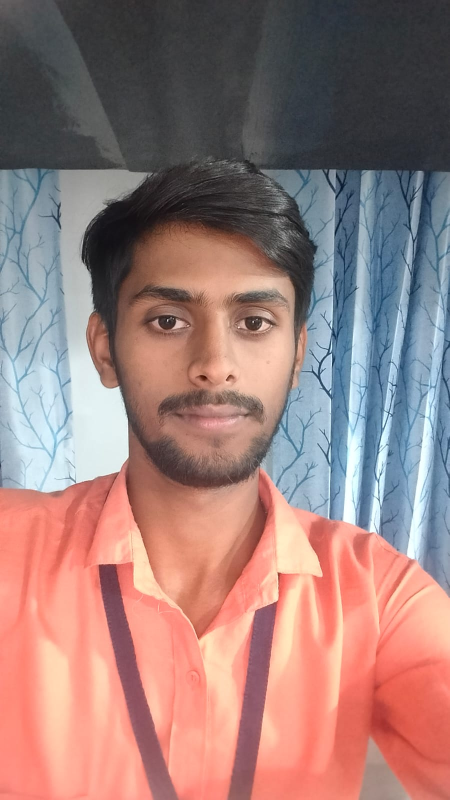
#> input picture face-service/photo1.jpg, 899 x 1599 px (shown at 1/2 size)
$ python -i image_utils.py   (imports and definitions only)   (older library calls are emulated)
#> lines starting #> are read from the running program, lines starting #| are printed output that depends on the picture
#> further down, picture is the input picture: shape (1599, 899, 3); mean B, G, R 122.1, 125.4, 157
import cv2
import numpy as np


def preprocess_image(image: np.ndarray, target_size: tuple = (224, 224)) -> np.ndarray:
    """Preprocess image for model input"""
    # Resize
    resized = cv2.resize(image, target_size, interpolation=cv2.INTER_AREA)

    # Normalize
    normalized = resized.astype(np.float32) / 255.0

    return normalized


def enhance_image(image: np.ndarray) -> np.ndarray:
    """Enhance image quality"""
    # Convert to LAB
    lab = cv2.cvtColor(image, cv2.COLOR_BGR2LAB)
#> lab: shape (1599, 899, 3); mean of channels 0, 1, 2 140.9, 140.5, 135.2
    l, a, b = cv2.split(lab)
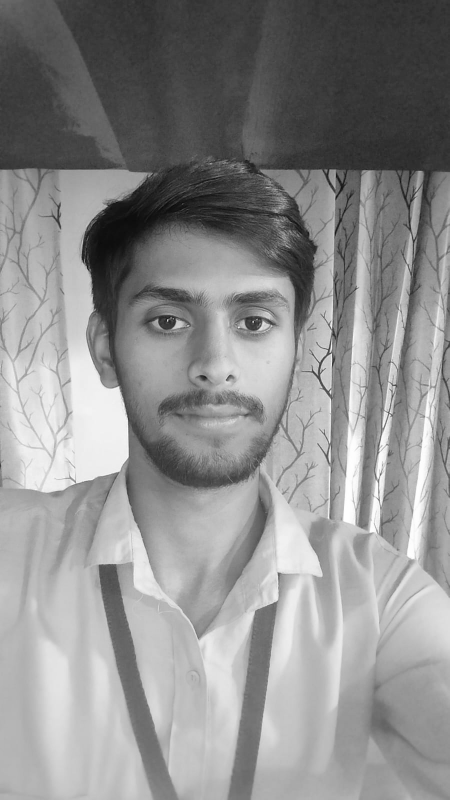
#> l: shape (1599, 899) (shown at 1/2 size); min 3, max 255, mean 140.9
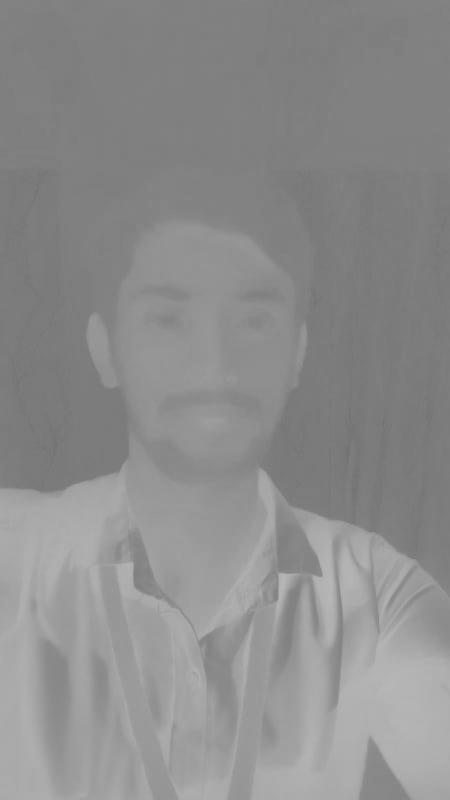
#> a: shape (1599, 899) (shown at 1/2 size); min 113, max 183, mean 140.5

    # Apply CLAHE to L channel
    clahe = cv2.createCLAHE(clipLimit=2.0, tileGridSize=(8, 8))
    l_enhanced = clahe.apply(l)
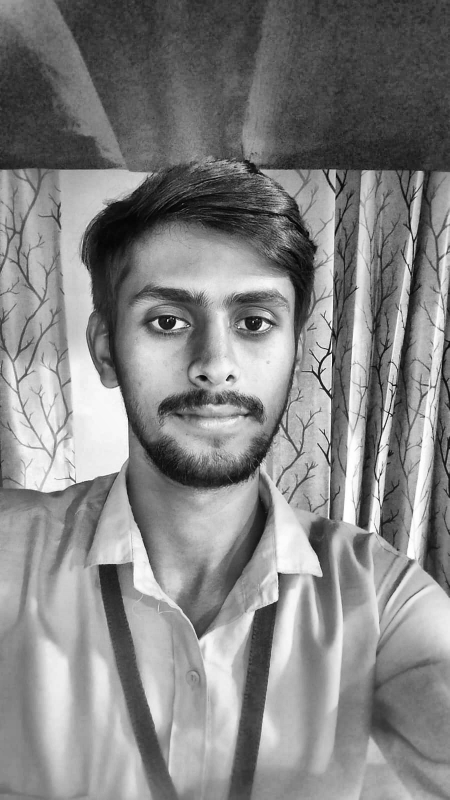
#> l_enhanced: shape (1599, 899) (shown at 1/2 size); min 1, max 255, mean 131.7

    # Merge and convert back
    lab_enhanced = cv2.merge([l_enhanced, a, b])
#> lab_enhanced: shape (1599, 899, 3); mean of channels 0, 1, 2 131.7, 140.5, 135.2
    enhanced = cv2.cvtColor(lab_enhanced, cv2.COLOR_LAB2BGR)
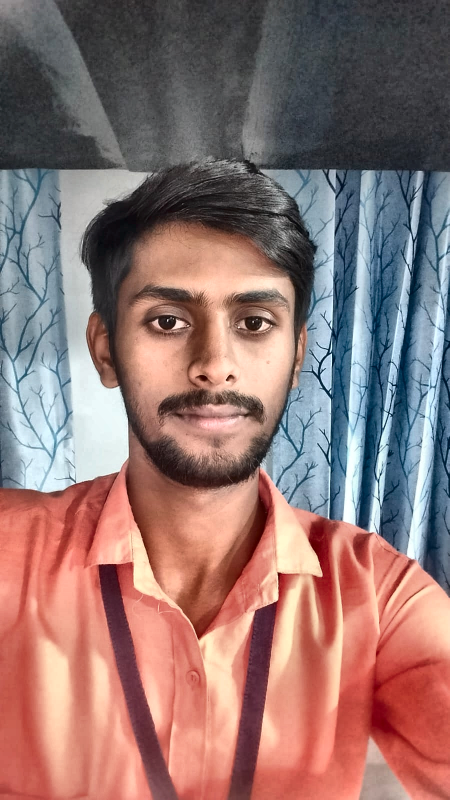
#> enhanced: shape (1599, 899, 3) (shown at 1/2 size); mean B, G, R 113.4, 116.2, 146.1

    return enhanced


def calculate_blur_score(image: np.ndarray) -> float:
    """Calculate image blur score using Laplacian variance"""
    gray = cv2.cvtColor(image, cv2.COLOR_BGR2GRAY)
    laplacian = cv2.Laplacian(gray, cv2.CV_64F)
    score = laplacian.var()
    return score

>>> import cv2
>>> picture = cv2.imread('../../photo1.jpg')
>>> result = enhance_image(picture)

$ run again, on face-service/photo2.jpg
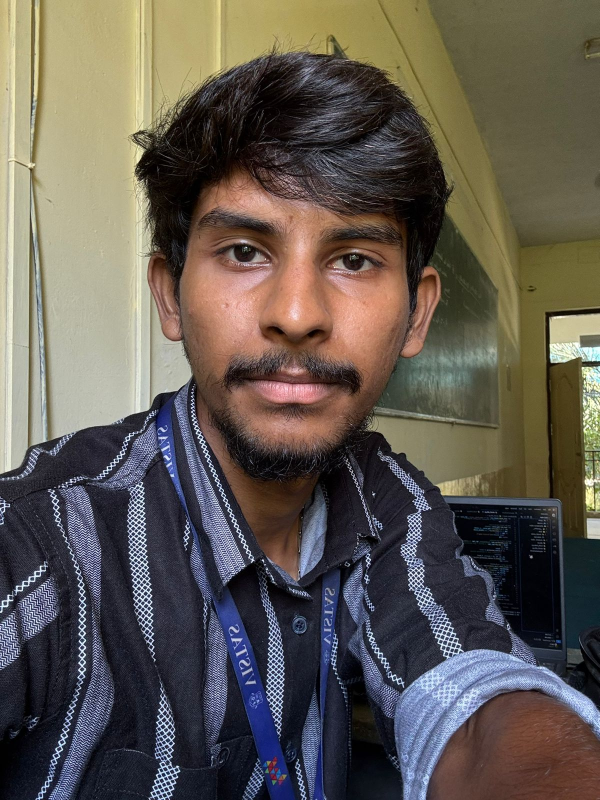
#> input picture face-service/photo2.jpg, 1200 x 1600 px (shown at 1/2 size)
#> picture is the input picture: shape (1600, 1200, 3); mean B, G, R 81.7, 89.7, 96.8
#> lab: shape (1600, 1200, 3); mean of channels 0, 1, 2 95.6, 130.5, 133.3
#> in enhance_image, `l_enhanced = clahe.apply(l)`:
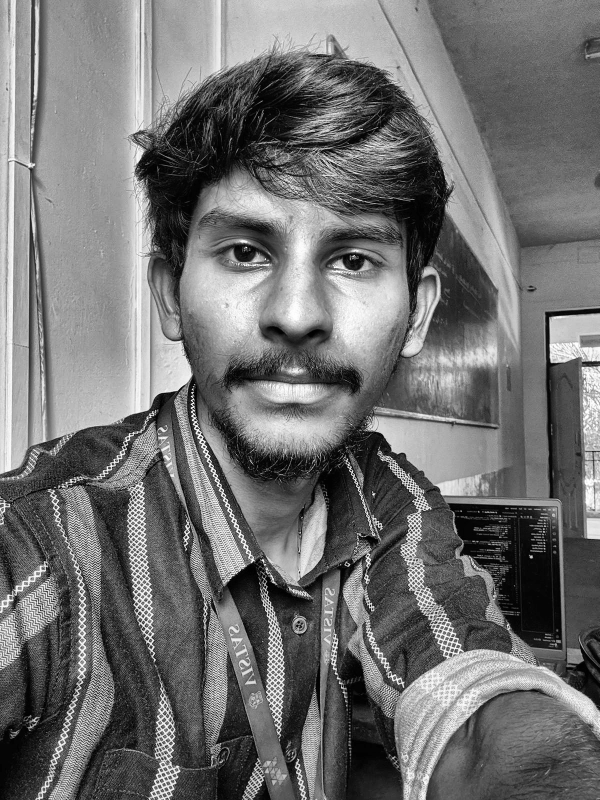
#> l_enhanced: shape (1600, 1200) (shown at 1/2 size); min 0, max 255, mean 113.1
#> lab_enhanced: shape (1600, 1200, 3); mean of channels 0, 1, 2 113.1, 130.5, 133.3
#> in enhance_image, `enhanced = cv2.cvtColor(lab_enhanced, cv2.COLOR_LAB2BGR)`:
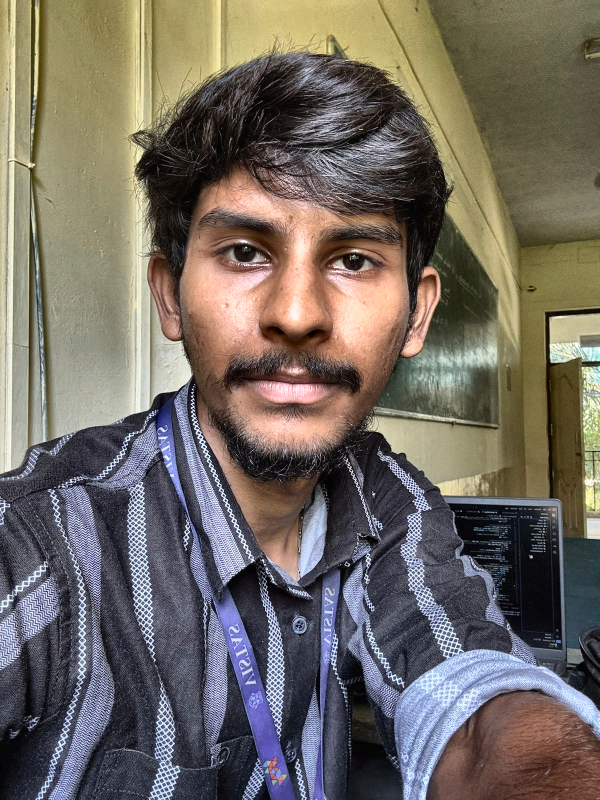
#> enhanced: shape (1600, 1200, 3) (shown at 1/2 size); mean B, G, R 98.3, 106.3, 113.6
